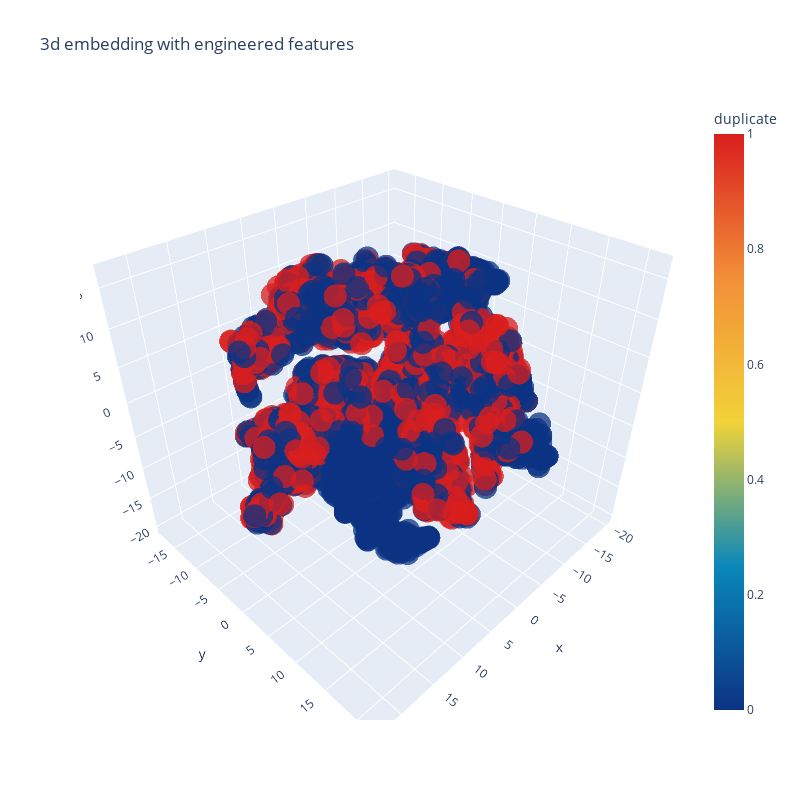

The notebook cell saved with this chart:
### Code cell
trace1 = go.Scatter3d(
    x=tsne3d[:, 0],
    y=tsne3d[:, 1],
    z=tsne3d[:, 2],
    mode='markers',
    marker=dict(
        sizemode='diameter',
        color = y,
        colorscale='Portland',
        colorbar = dict(title = 'duplicate'),
        line=dict(color='rgb(255, 255, 255)'),
        opacity=0.75
    )
)

df=[trace1]
layout = dict(height=800, width=800, title='3d embedding with engineered features')

fig = dict(data=df, layout=layout)
pyo.iplot(fig, filename='3DBubble')

### Figure 1 — Plotly figure (JSON) as saved in the notebook; plotly's stock layout.template omitted (floating-point values rounded to 4 significant figures; data arrays with more than 128 entries replaced by an {"elided": "..."} marker saying what was removed)
{"data": [{"marker": {"color": {"elided": "5000 int values"}, "colorbar": {"title": {"text": "duplicate"}}, "colorscale": [[0, "rgb(12,51,131)"], [0.25, "rgb(10,136,186)"], [0.5, "rgb(242,211,56)"], [0.75, "rgb(242,143,56)"], [1, "rgb(217,30,30)"]], "line": {"color": "rgb(255, 255, 255)"}, "opacity": 0.75, "sizemode": "diameter"}, "mode": "markers", "x": {"elided": "5000 float values"}, "y": {"elided": "5000 float values"}, "z": {"elided": "5000 float values"}, "type": "scatter3d"}], "layout": {"height": 800, "title": {"text": "3d embedding with engineered features"}, "width": 800}}
